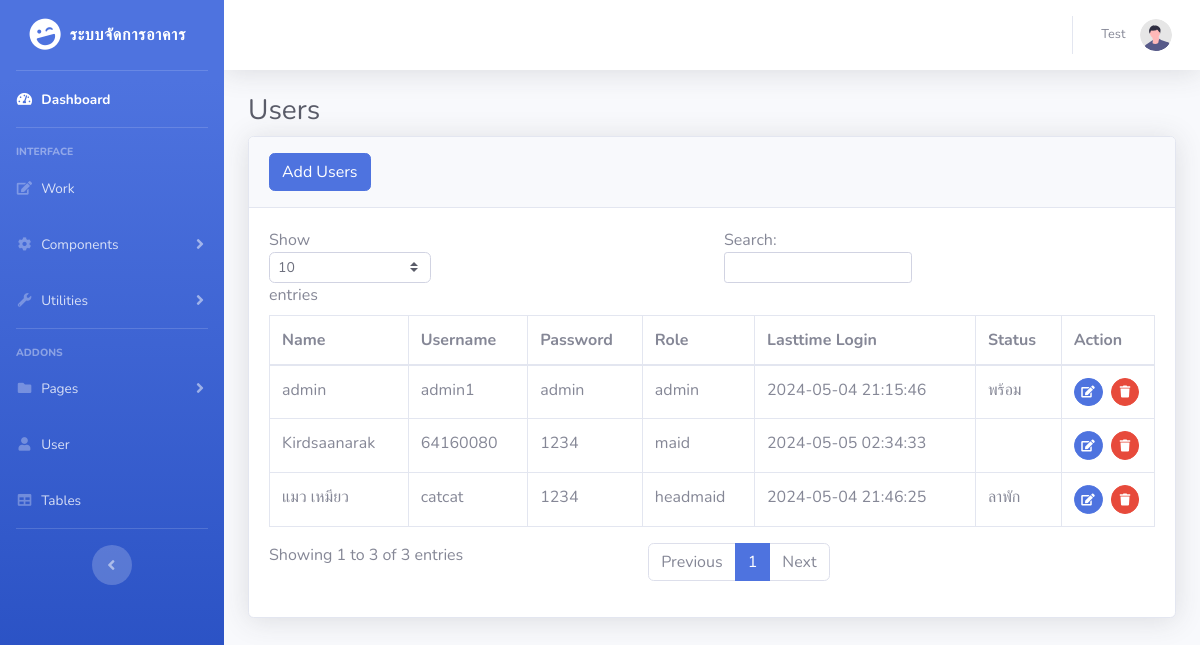
/users.php, run on an earlier commit of the app's database.
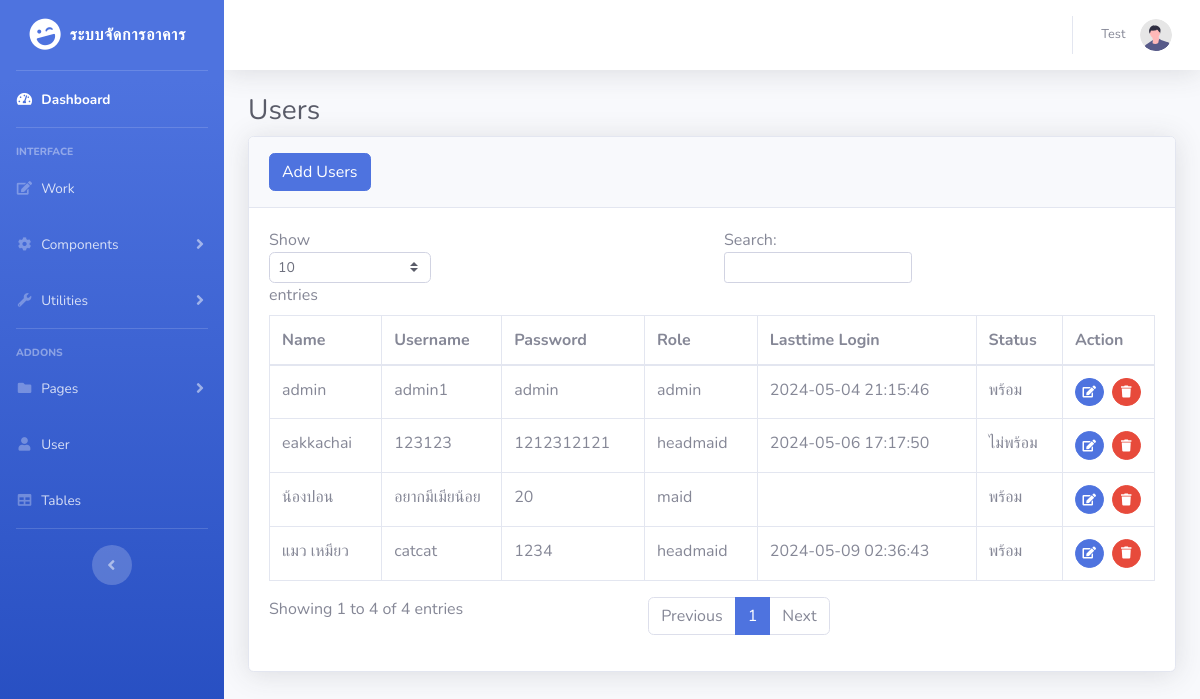
And on a later commit of the database.
### tables this page shows
CREATE TABLE `users` (
  `user_id` int(100) NOT NULL,
  `fullname` varchar(255) NOT NULL,
  `username` varchar(100) NOT NULL,
  `password` varchar(100) NOT NULL,
  `role` varchar(100) NOT NULL,
  `lasttime_login` varchar(255) NOT NULL,
  `status` enum('พร้อม','ลา','ไม่พร้อม','') NOT NULL
);

### users.php (the view, shortened to what this page needs)
<?php
include 'includes/header.php';
include 'includes/navbar.php';
?>
<div class="container-fluid">
    <h1 class="h3 mb-2 text-gray-800">Users</h1>
    <div class="card shadow mb-4">
        <div class="card-header py-3">
            <button type="button" class="btn btn-primary" data-toggle="modal" data-target="#addadminprofile">
                Add Users
            </button>
        </div>
        <?php
        $servername = "localhost";
        $username = "root";
        $password = "";
        $dbname = "project";
        $conn = new mysqli($servername, $username, $password, $dbname);
        $sql = "SELECT user_id, fullname, username, password, role, lasttime_Login, status FROM users";
        $result = $conn->query($sql);
        if ($result->num_rows > 0) {
            echo '<div class="card-body">';
            echo '<div class="table-responsive">';
            echo '<table class="table table-bordered" id="dataTable" width="100%" cellspacing="0">';
            echo '<thead>';
            echo '<tr>';
            echo '<th>Name</th>';
            echo '<th>Username</th>';
            echo '<th>Password</th>';
            echo '<th>Role</th>';
            echo '<th>Lasttime Login</th>';
            echo '<th>Status</th>';
            echo '<th>Action</th>';
            echo '</tr>';
            echo '</thead>';
            echo '<tbody>';
            while ($row = $result->fetch_assoc()) {
                echo '<tr>';
                echo '<td>' . $row["fullname"] . '</td>';
                echo '<td>' . $row["username"] . '</td>';
                echo '<td>' . $row["password"] . '</td>';
                echo '<td>' . $row["role"] . '</td>';
                echo '<td>' . $row["lasttime_Login"] . '</td>';
                echo '<td>' . $row["status"] . '</td>';
                echo '<td>
                <button class="btn btn-primary btn-circle btn-sm mr-1" data-toggle="modal" data-target="#editadminprofile' . $row["user_id"] . '"><i class="fas fa-edit"></i></button>
                <button class="btn btn-danger btn-circle btn-sm" onclick="deleteUser(' . $row["user_id"] . ')"><i class="fas fa-trash"></i></button>
                </td>';
                echo '</tr>';
            }
            echo '</tbody>';
            echo '</table>';
            echo '</div>';
            echo '</div>';
        } else {
            echo "0 ผลลัพธ์";
        }
        ?>
    </div>
</div>
<?php
include 'includes/scripts.php';
include 'includes/footer.php';
?>

### includes/header.php (shortened to what this page needs)
<!DOCTYPE html>
<html lang="en">
<head>
    <link href="vendor/fontawesome-free/css/all.min.css" rel="stylesheet" type="text/css">
    <link href="css/sb-admin-2.min.css" rel="stylesheet">
</head>
<body id="page-top">
    <div id="wrapper">

### includes/navbar.php (shortened to what this page needs)
<ul class="navbar-nav bg-gradient-primary sidebar sidebar-dark accordion" id="accordionSidebar">
    <a class="sidebar-brand d-flex align-items-center justify-content-center" href="main.php">
        <div class="sidebar-brand-icon rotate-n-15">
            <i class="fas fa-laugh-wink"></i>
        </div>
        <div class="sidebar-brand-text mx-2" style="font-family: Prompt;">ระบบจัดการอาคาร</div>
    </a>
    <hr class="sidebar-divider my-0">
    <li class="nav-item active">
        <a class="nav-link" href="main.php">
            <i class="fas fa-fw fa-tachometer-alt"></i>
            <span>Dashboard</span></a>
    </li>
    <hr class="sidebar-divider">
    <div class="sidebar-heading">
        Interface
    </div>
    <li class="nav-item">
        <a class="nav-link" href="addtask.php">
            <i class="fas fa-fw fa-edit"></i>
            <span>Work</span></a>
        <a class="nav-link collapsed" href="#" data-toggle="collapse" data-target="#collapseTwo" aria-expanded="true"
            aria-controls="collapseTwo">
            <i class="fas fa-fw fa-cog"></i>
            <span>Components</span>
        </a>
    </li>
    <li class="nav-item">
        <a class="nav-link collapsed" href="#" data-toggle="collapse" data-target="#collapseUtilities"
            aria-expanded="true" aria-controls="collapseUtilities">
            <i class="fas fa-fw fa-wrench"></i>
            <span>Utilities</span>
        </a>
    </li>
    <hr class="sidebar-divider">
    <div class="sidebar-heading">
        Addons
    </div>
    <li class="nav-item">
        <a class="nav-link collapsed" href="#" data-toggle="collapse" data-target="#collapsePages" aria-expanded="true"
            aria-controls="collapsePages">
            <i class="fas fa-fw fa-folder"></i>
            <span>Pages</span>
        </a>
    </li>
    <li class="nav-item">
        <a class="nav-link" href="users.php">
            <i class="fas fa-fw fa-user"></i>
            <span>User</span></a>
    </li>
    <li class="nav-item">
        <a class="nav-link" href="tables.php">
            <i class="fas fa-fw fa-table"></i>
            <span>Tables</span></a>
    </li>
    <hr class="sidebar-divider d-none d-md-block">
    <div class="text-center d-none d-md-inline">
        <button class="rounded-circle border-0" id="sidebarToggle"></button>
    </div>
</ul>
<div id="content-wrapper" class="d-flex flex-column">
    <div id="content">
        <nav class="navbar navbar-expand navbar-light bg-white topbar mb-4 static-top shadow">
            <ul class="navbar-nav ml-auto">
                <li class="nav-item dropdown no-arrow">
                    <a class="nav-link dropdown-toggle" href="#" id="userDropdown" role="button" data-toggle="dropdown"
                        aria-haspopup="true" aria-expanded="false">
                        <span class="mr-2 d-none d-lg-inline text-gray-600 small">Test &nbsp;</span>
                        <img class="img-profile rounded-circle" src="img/undraw_profile.svg">
                    </a>
                </li>
            </ul>
        </nav>

### includes/scripts.php (shortened to what this page needs)
</div>
</div>

### includes/footer.php
</body>
</html>

What changed in the data, as far as the page shows it:
changed users "แมว เหมียว": lasttime_login "2024-05-04 21:46:25" → "2024-05-09 02:36:43"; status "ลาพัก" → "พร้อม"
changed users: fullname "Kirdsaanarak" → "eakkachai"; username "64160080" → "123123"; password "1234" → "1212312121"; role "maid" → "headmaid"; lasttime_login "2024-05-05 02:34:33" → "2024-05-06 17:17:50"; status (not shown) → "ไม่พร้อม"
added users: fullname "น้องปอน", username "อยากมีเมียน้อย", password "20", role "maid", status "พร้อม"
Also different on the page:
text written by a page script: "Show entries Search: Showing 1 to 3 of 3 entries Previous 1 Next" → "Show entries Search: Showing 1 to 4 of 4 entries Previous 1 Next"
